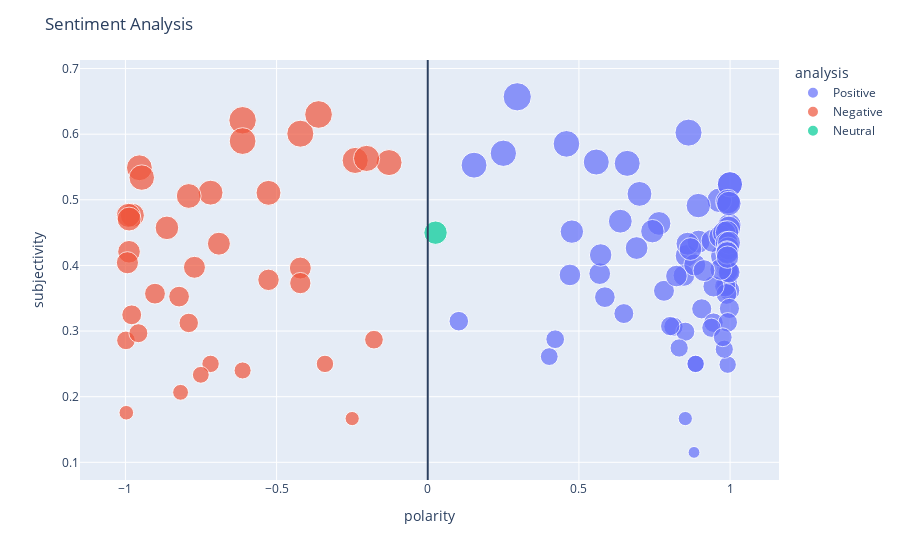

Notebook source saved alongside this figure:
### Code cell
import plotly.express as px

fig = px.scatter(mnt,
                x='polarity',
                y='subjectivity',
                color='analysis',
                size='subjectivity'
                )

fig.update_layout(title='Sentiment Analysis',
                shapes=[dict(
                    type='line',
                    yref='paper', y0=0, y1=1,
                    xref='x', x0=0, x1=0
                )]
                )

fig.show()
